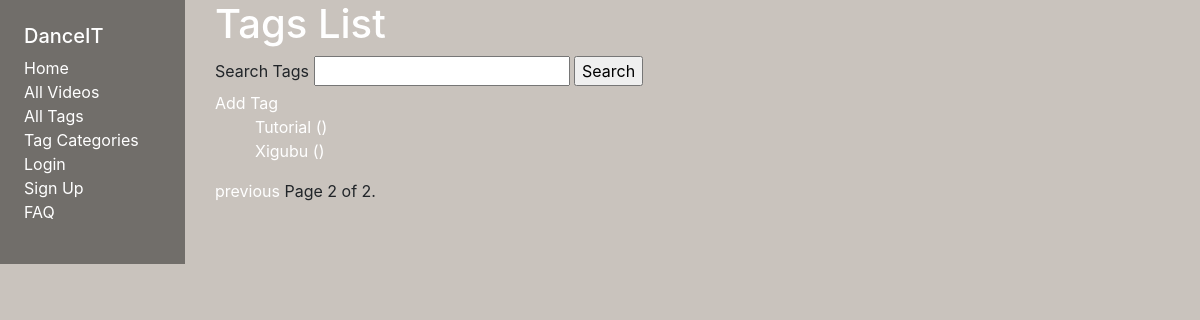
/main/tags/?page=2, run on an earlier commit of the app's database.
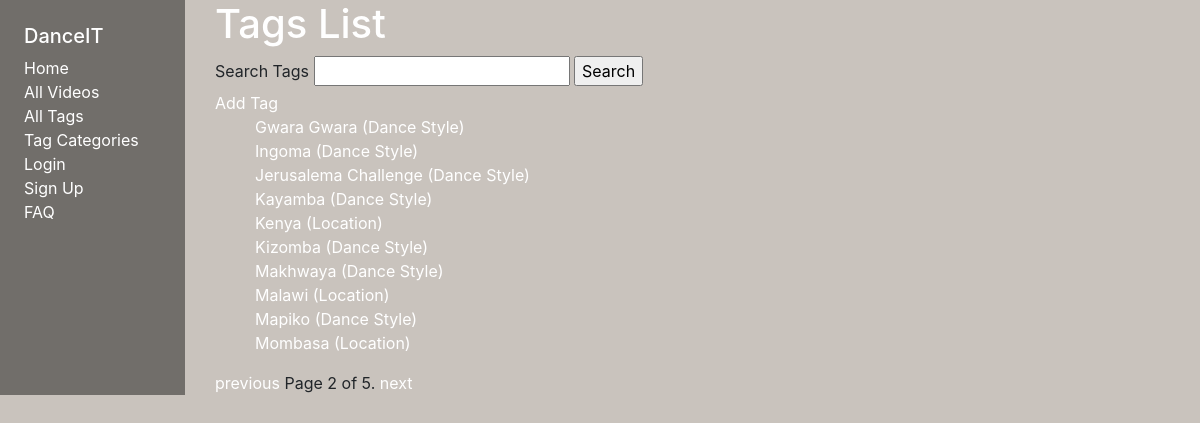
And on a later commit of the database.
### main/models.py (models this page shows, shortened)
class Tag(models.Model):
  name = models.CharField(max_length=20)
  date_created = models.DateTimeField(default=timezone.now)
  videos = models.ManyToManyField(Video)
  types = models.ManyToManyField("Type")
  user = models.ForeignKey(
      User, on_delete=models.SET_NULL, null=True, blank=True)
  class Meta:
      ordering = ['name']
  def get_absolute_url(self):
    return reverse('tag-detail', args=[str(self.id)])

class Type(models.Model):
  name = models.CharField(max_length=20)
  tags = models.ManyToManyField(Tag)
  class Meta:
      ordering = ['name']
  def __str__(self):
    return self.name

### main/views.py (the view)
# urls.py: path('tags/', views.TagListView.as_view(), name='tags'),
class TagListView(generic.ListView): # View class that displays list of Tags. Extended from the ListView class.
  model = Tag #Get data from the Tag model.
  paginate_by = 10
  def get_queryset(self):  # Filter results by input query.
      query = self.request.GET.get('query', None)
      if query:
        return Tag.objects.filter(name__icontains=query)
      else:
        return Tag.objects.all()

### main/templates/main/tag_list.html
{% extends "base_generic.html" %}
{% block content %}
<h1>Tags List</h1>
<form action="." method="get">
  <label for="query">Search Tags</label>
  <input type="text" name="query" id="query">
  <input type="submit" value="Search">
</form>
<a href="{% url 'tag_create'%}">Add Tag</a>
{% if tag_list %}
<ul>
  {% for tag in tag_list %}
  <li>
    <a href="{{ tag.get_absolute_url }}">{{ tag.name }} </a> ({{tag.types.all|join:", "}})
  </li>
  {% endfor %}
</ul>
{% else %}
<p>There are no tags here.</p>
{% endif %}
{% endblock %}

What changed in the data, as far as the page shows it:
no longer on this page (row edited): Tag: name "Tutorial"
no longer on this page (row edited): Tag: name "Xigubu"
added Tag: name "Gwara Gwara", types.all "Dance Style"
added Tag: name "Ingoma", types.all "Dance Style"
added Tag: name "Jerusalema Challenge", types.all "Dance Style"
added Tag: name "Kayamba", types.all "Dance Style"
added Tag: name "Kenya", types.all "Location"
added Tag: name "Kizomba", types.all "Dance Style"
now on this page (row edited): Tag: name "Makhwaya", types.all "Dance Style"
added Tag: name "Malawi", types.all "Location"
now on this page (row edited): Tag: name "Mapiko", types.all "Dance Style"
added Tag: name "Mombasa", types.all "Location"
Also different on the page:
{{ page_obj.paginator.num_pages }}: "2" → "5"
text now shown: "next"
